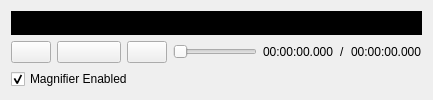
      <widget class="QWidget" name="verticalWidget" native="true">
       <property name="sizePolicy">
        <sizepolicy hsizetype="Expanding" vsizetype="Preferred">
         <horstretch>3</horstretch>
         <verstretch>0</verstretch>
        </sizepolicy>
       </property>
       <layout class="QVBoxLayout" name="verticalLayout_8" stretch="2,0,0">
        <property name="sizeConstraint">
         <enum>QLayout::SetMaximumSize</enum>
        </property>
        <item>
         <widget class="CloseupVideoViewer" name="vidWidget" native="true">
          <property name="sizePolicy">
           <sizepolicy hsizetype="Minimum" vsizetype="Minimum">
            <horstretch>0</horstretch>
            <verstretch>0</verstretch>
           </sizepolicy>
          </property>
          <property name="minimumSize">
           <size>
            <width>300</width>
            <height>0</height>
           </size>
          </property>
          <property name="styleSheet">
           <string notr="true">background-color: rgb(0, 0, 0);</string>
          </property>
         </widget>
        </item>
        <item>
         <layout class="QHBoxLayout" name="toolBar">
          <property name="sizeConstraint">
           <enum>QLayout::SetMinimumSize</enum>
          </property>
          <item>
           <layout class="QHBoxLayout" name="mediaButtons" stretch="0,0,0">
            <item>
             <widget class="QPushButton" name="backButton">
              <property name="sizePolicy">
               <sizepolicy hsizetype="Fixed" vsizetype="Fixed">
                <horstretch>0</horstretch>
                <verstretch>0</verstretch>
               </sizepolicy>
              </property>
              <property name="text">
               <string/>
              </property>
              <property name="icon">
               <iconset theme="media-skip-backward">
                <normaloff>../SyncView</normaloff>../SyncView</iconset>
              </property>
             </widget>
            </item>
            <item>
             <widget class="QPushButton" name="playButton">
              <property name="sizePolicy">
               <sizepolicy hsizetype="Minimum" vsizetype="Fixed">
                <horstretch>0</horstretch>
                <verstretch>0</verstretch>
               </sizepolicy>
              </property>
              <property name="minimumSize">
               <size>
                <width>64</width>
                <height>0</height>
               </size>
              </property>
              <property name="text">
               <string/>
              </property>
              <property name="icon">
               <iconset theme="media-playback-start">
                <normaloff>../SyncView</normaloff>../SyncView</iconset>
              </property>
             </widget>
            </item>
            <item>
             <widget class="QPushButton" name="forwardButton">
              <property name="sizePolicy">
               <sizepolicy hsizetype="Fixed" vsizetype="Fixed">
                <horstretch>0</horstretch>
                <verstretch>0</verstretch>
               </sizepolicy>
              </property>
              <property name="toolTip">
               <string/>
              </property>
              <property name="text">
               <string/>
              </property>
              <property name="icon">
               <iconset theme="media-skip-forward">
                <normaloff>../SyncView</normaloff>../SyncView</iconset>
              </property>
             </widget>
            </item>
           </layout>
          </item>
          <item>
           <widget class="QSlider" name="trackBar">
            <property name="maximum">
             <number>10000</number>
            </property>
            <property name="orientation">
             <enum>Qt::Horizontal</enum>
            </property>
           </widget>
          </item>
          <item>
           <layout class="QHBoxLayout" name="horizontalLayout_15">
            <item>
             <widget class="QLabel" name="timeLabel">
              <property name="text">
               <string>00:00:00.000</string>
              </property>
             </widget>
            </item>
            <item>
             <widget class="QLabel" name="label_24">
              <property name="sizePolicy">
               <sizepolicy hsizetype="Preferred" vsizetype="Preferred">
                <horstretch>0</horstretch>
                <verstretch>0</verstretch>
               </sizepolicy>
              </property>
              <property name="text">
               <string>/</string>
              </property>
             </widget>
            </item>
            <item>
             <widget class="QLabel" name="durationLabel">
              <property name="text">
               <string>00:00:00.000</string>
              </property>
             </widget>
            </item>
           </layout>
          </item>
         </layout>
        </item>
        <item>
         <widget class="QCheckBox" name="magnify">
          <property name="text">
           <string>Magnifier Enabled</string>
          </property>
          <property name="checked">
           <bool>true</bool>
          </property>
          <property name="tristate">
           <bool>false</bool>
          </property>
         </widget>
        </item>
       </layout>
      </widget>
